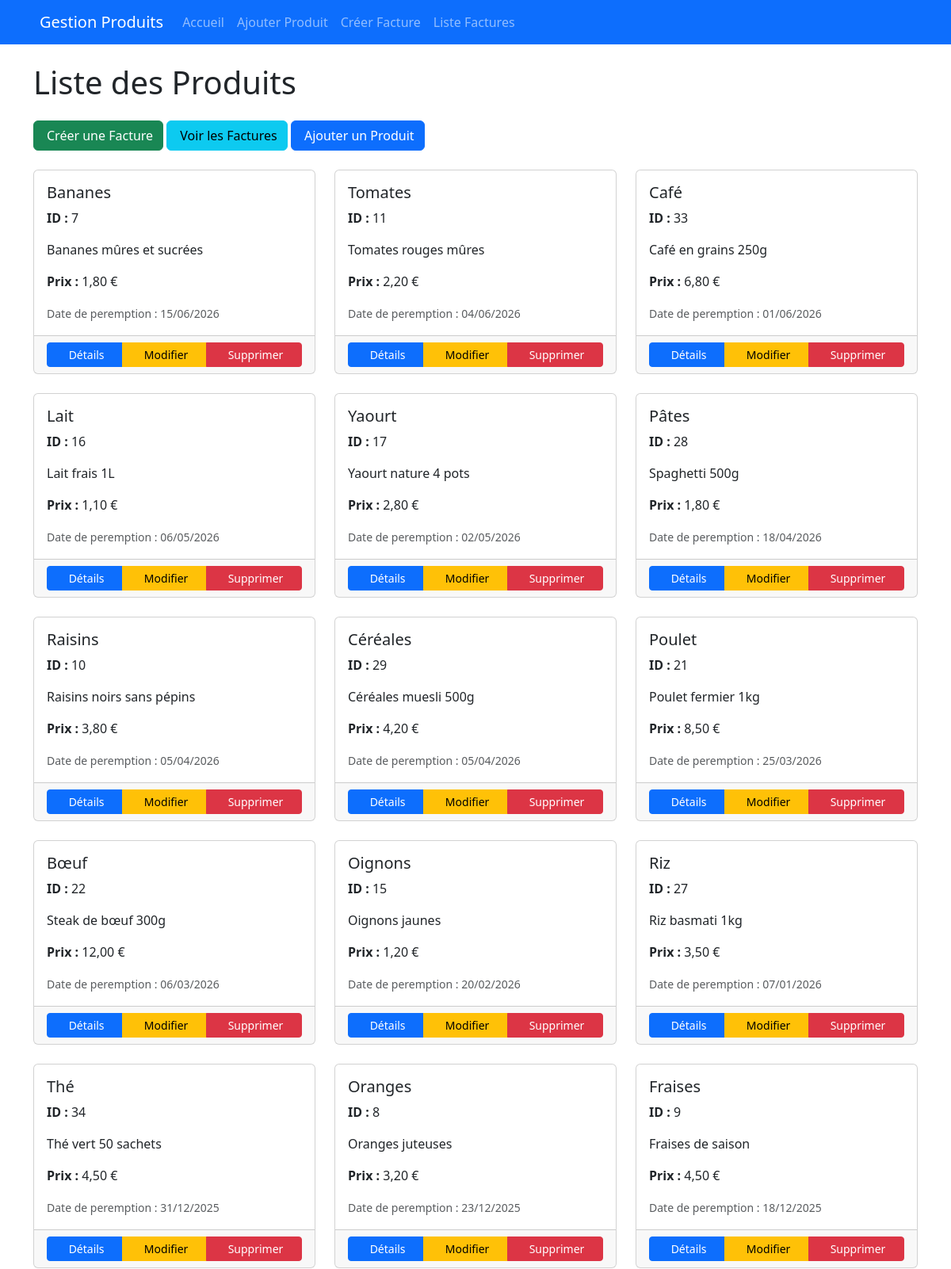
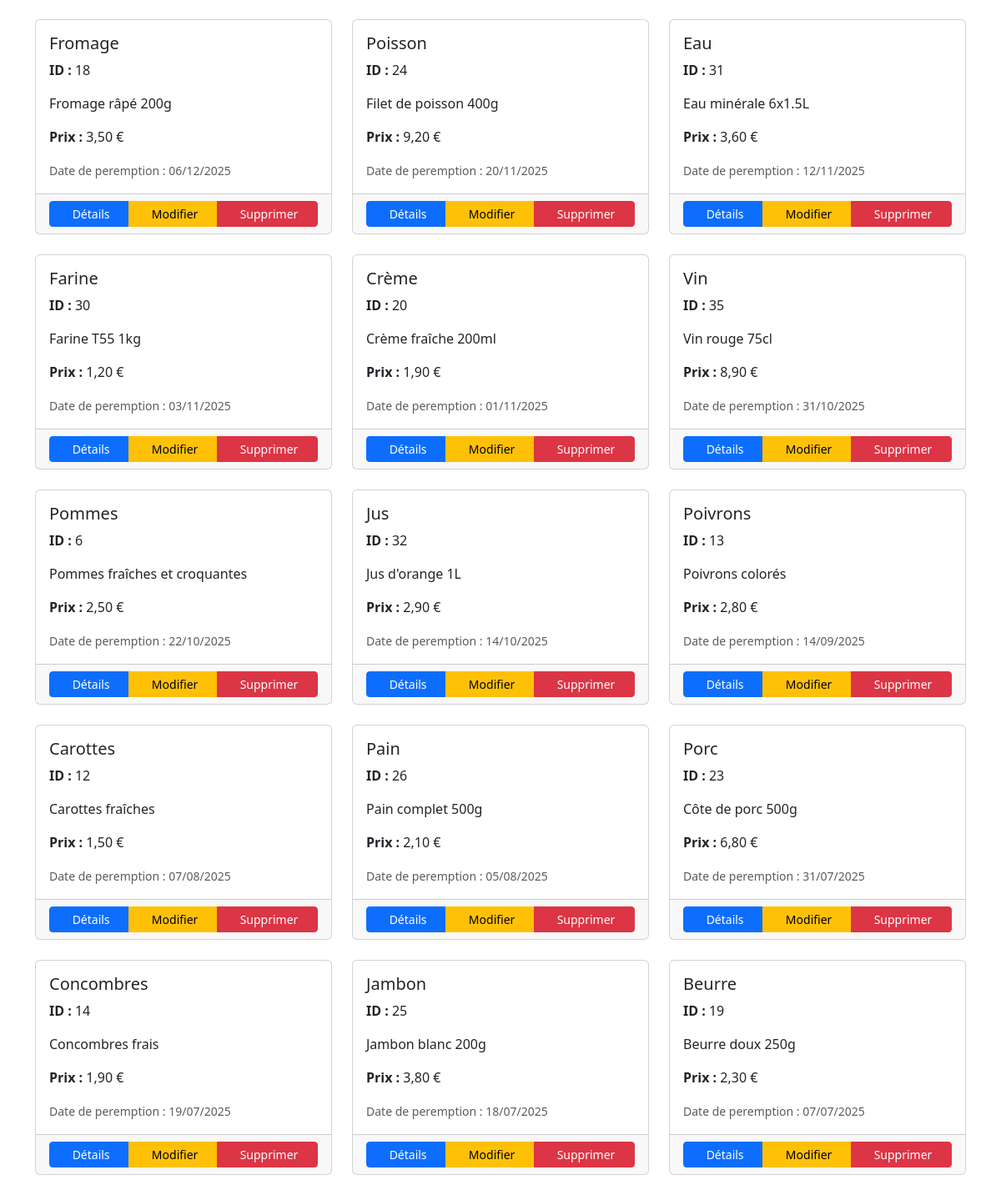
The page / on the database its author committed (2 pictures, top to bottom).
### app_exo/models.py (models this page shows, shortened)
class Produit(models.Model):
    id = models.BigAutoField(auto_created=True, primary_key=True, serialize=False, verbose_name='ID')
    nom = models.CharField(max_length=200)
    description = models.TextField()
    prix = models.DecimalField(max_digits=10, decimal_places=2)
    date_peremption = models.DateField()

### app_exo/views.py (the view)
# urls.py: path('', views.accueil, name='accueil'),
def accueil(request):
    produits = Produit.objects.all().order_by('-date_peremption')
    return render(request, 'index.html', {'produits': produits})

### app_exo/templates/index.html (shortened to what this page needs)
{% extends 'base.html' %}
{% block content %}
<h1 class="mb-4">Liste des Produits</h1>
<div class="mb-4">
    <a href="{% url 'selection_produits' %}" class="btn btn-success">
        Créer une Facture
    </a>
    <a href="{% url 'liste_factures' %}" class="btn btn-info">
        Voir les Factures
    </a>
    <a href="{% url 'ajouter_produit' %}" class="btn btn-primary">
        Ajouter un Produit
    </a>
</div>
<div class="row">
    {% for produit in produits %}
    <div class="col-md-4 mb-4">
        <div class="card h-100">
            <div class="card-body">
                <h5 class="card-title">{{ produit.nom }}</h5>
                <p class="card-text"><strong>ID :</strong> {{ produit.id }}</p>
                <p class="card-text">{{ produit.description }}</p>
                <p class="card-text"><strong>Prix :</strong> {{ produit.prix }} €</p>
                <p class="card-text"><small class="text-muted">Date de peremption : {{ produit.date_peremption|date:"d/m/Y" }}</small></p>
            </div>
            <div class="card-footer">
                <div class="btn-group w-100" role="group">
                    <a href="{% url 'detail_produit' produit.id %}" class="btn btn-primary btn-sm">
                        Détails
                    </a>
                    <a href="{% url 'modifier_produit' produit.id %}" class="btn btn-warning btn-sm">
                        Modifier
                    </a>
                    <a href="{% url 'supprimer_produit' produit.id %}" class="btn btn-danger btn-sm">
                        Supprimer
                    </a>
                </div>
            </div>
        </div>
    </div>
    {% empty %}
    <div class="col-12">
        <div class="alert alert-info text-center">
            <i class="fas fa-info-circle me-2"></i>Aucun produit disponible.
        </div>
    </div>
    {% endfor %}
</div>
{% endblock %}

### rows shown on the page
Produit: nom "Bananes", id "7", description "Bananes mûres et sucrées", prix "1,80", date_peremption "15/06/2026"
Produit: nom "Tomates", id "11", description "Tomates rouges mûres", prix "2,20", date_peremption "04/06/2026"
Produit: nom "Café", id "33", description "Café en grains 250g", prix "6,80", date_peremption "01/06/2026"
Produit: nom "Lait", id "16", description "Lait frais 1L", prix "1,10", date_peremption "06/05/2026"
Produit: nom "Yaourt", id "17", description "Yaourt nature 4 pots", prix "2,80", date_peremption "02/05/2026"
Produit: nom "Pâtes", id "28", description "Spaghetti 500g", prix "1,80", date_peremption "18/04/2026"
Produit: nom "Raisins", id "10", description "Raisins noirs sans pépins", prix "3,80", date_peremption "05/04/2026"
Produit: nom "Céréales", id "29", description "Céréales muesli 500g", prix "4,20", date_peremption "05/04/2026"
Produit: nom "Poulet", id "21", description "Poulet fermier 1kg", prix "8,50", date_peremption "25/03/2026"
Produit: nom "Bœuf", id "22", description "Steak de bœuf 300g", prix "12,00", date_peremption "06/03/2026"
Produit: nom "Oignons", id "15", description "Oignons jaunes", prix "1,20", date_peremption "20/02/2026"
Produit: nom "Riz", id "27", description "Riz basmati 1kg", prix "3,50", date_peremption "07/01/2026"
Produit: nom "Thé", id "34", description "Thé vert 50 sachets", prix "4,50", date_peremption "31/12/2025"
Produit: nom "Oranges", id "8", description "Oranges juteuses", prix "3,20", date_peremption "23/12/2025"
Produit: nom "Fraises", id "9", description "Fraises de saison", prix "4,50", date_peremption "18/12/2025"
Produit: nom "Fromage", id "18", description "Fromage râpé 200g", prix "3,50", date_peremption "06/12/2025"
Produit: nom "Poisson", id "24", description "Filet de poisson 400g", prix "9,20", date_peremption "20/11/2025"
Produit: nom "Eau", id "31", description "Eau minérale 6x1.5L", prix "3,60", date_peremption "12/11/2025"
Produit: nom "Farine", id "30", description "Farine T55 1kg", prix "1,20", date_peremption "03/11/2025"
Produit: nom "Crème", id "20", description "Crème fraîche 200ml", prix "1,90", date_peremption "01/11/2025"
Produit: nom "Vin", id "35", description "Vin rouge 75cl", prix "8,90", date_peremption "31/10/2025"
Produit: nom "Pommes", id "6", description "Pommes fraîches et croquantes", prix "2,50", date_peremption "22/10/2025"
Produit: nom "Jus", id "32", description "Jus d'orange 1L", prix "2,90", date_peremption "14/10/2025"
Produit: nom "Poivrons", id "13", description "Poivrons colorés", prix "2,80", date_peremption "14/09/2025"
Produit: nom "Carottes", id "12", description "Carottes fraîches", prix "1,50", date_peremption "07/08/2025"
Produit: nom "Pain", id "26", description "Pain complet 500g", prix "2,10", date_peremption "05/08/2025"
Produit: nom "Porc", id "23", description "Côte de porc 500g", prix "6,80", date_peremption "31/07/2025"
Produit: nom "Concombres", id "14", description "Concombres frais", prix "1,90", date_peremption "19/07/2025"
Produit: nom "Jambon", id "25", description "Jambon blanc 200g", prix "3,80", date_peremption "18/07/2025"
Produit: nom "Beurre", id "19", description "Beurre doux 250g", prix "2,30", date_peremption "07/07/2025"
